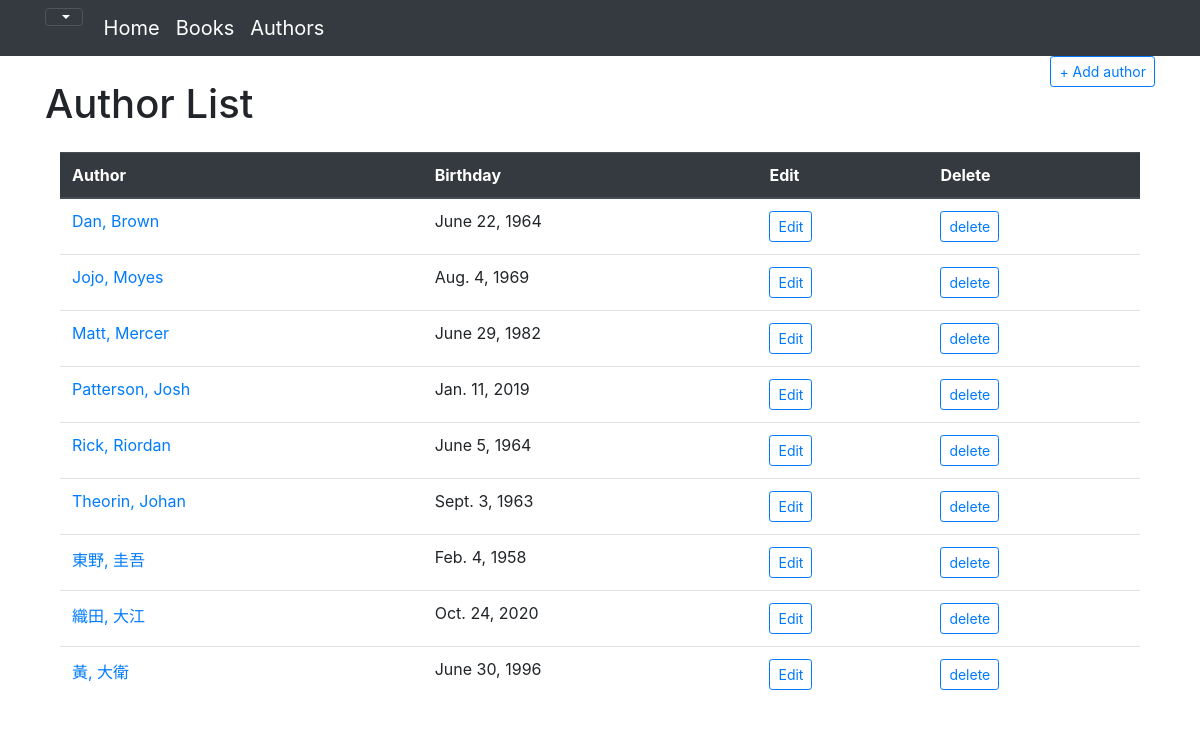
Screenshot of /catalog/authors/ with the database file from the repository.
### catalog/models.py (models this page shows)
class Author(models.Model):
    first_name = models.CharField(max_length=100)
    last_name = models.CharField(max_length=100)
    date_of_birth = models.DateField('birth', null=True, blank=True)
    date_of_death = models.DateField('died', null=True, blank=True)
    class Meta:
        ordering = ['last_name', 'first_name']
    def get_absolute_url(self):
        return reverse('author-detail', args=[str(self.id)])
    def __str__(self):
        return f'{self.last_name}, {self.first_name}'

### catalog/views.py (the view)
# urls.py: path('authors/', views.AuthorListView.as_view(), name='authors'),
class AuthorListView(generic.ListView):
    model = Author
    paginage_by = 5

### catalog/templates/catalog/author_list.html
{% extends "base_generic.html" %}
{% block content %}
<div>
    <div style="float:left">
        <h1 class="my-4">Author List</h1>
    </div>
    <div style="float:right">
        <a href="{% url 'author_create' %}">
            <button type="button" class="btn btn-outline-primary btn-sm"> + Add author</button></a>
    </div>
</div>
{% if author_list %}
<div class="col-12" style="overflow-x: scroll">
    <table class="table">
        <thead class="thead-dark">
        <tr>
            <th scope="col">Author</th>
            <th scope="col">Birthday</th>
            <th scope="col">Edit</th>
            <th scope="col">Delete</th>
        </tr>
        </thead>
        <tbody>
        {% for author in author_list %}
        <tr>
            <td><a href="{{ author.get_absolute_url }}">{{ author }}</a></td>
            <td>{{ author.date_of_birth }} {% if author.date_of_death %}) ({{ author.date_of_death }}) {% endif %}</td>
            <td><a href="{% url 'author_update' author.id %}">
                <button type="button" class="btn btn-outline-primary btn-sm">Edit</button></a>
            </td>
            <td><a href="{% url 'author_delete' author.id %}">
                <button type="button" class="btn btn-outline-primary btn-sm">delete</button></a>
            </td>
        </tr>
        {% endfor %}
        </tbody>
    </table>
</div>
{% else %}
<p>There are no author in the library.</p>
{% endif %}
{% endblock %}

### rows the page displays
Author: last_name+first_name "Dan, Brown", date_of_birth "June 22, 1964"
Author: last_name+first_name "Jojo, Moyes", date_of_birth "Aug. 4, 1969"
Author: last_name+first_name "Matt, Mercer", date_of_birth "June 29, 1982"
Author: last_name+first_name "Patterson, Josh", date_of_birth "Jan. 11, 2019"
Author: last_name+first_name "Rick, Riordan", date_of_birth "June 5, 1964"
Author: last_name+first_name "Theorin, Johan", date_of_birth "Sept. 3, 1963"
Author: last_name+first_name "東野, 圭吾", date_of_birth "Feb. 4, 1958"
Author: last_name+first_name "織田, 大江", date_of_birth "Oct. 24, 2020"
Author: last_name+first_name "黃, 大衛", date_of_birth "June 30, 1996"
